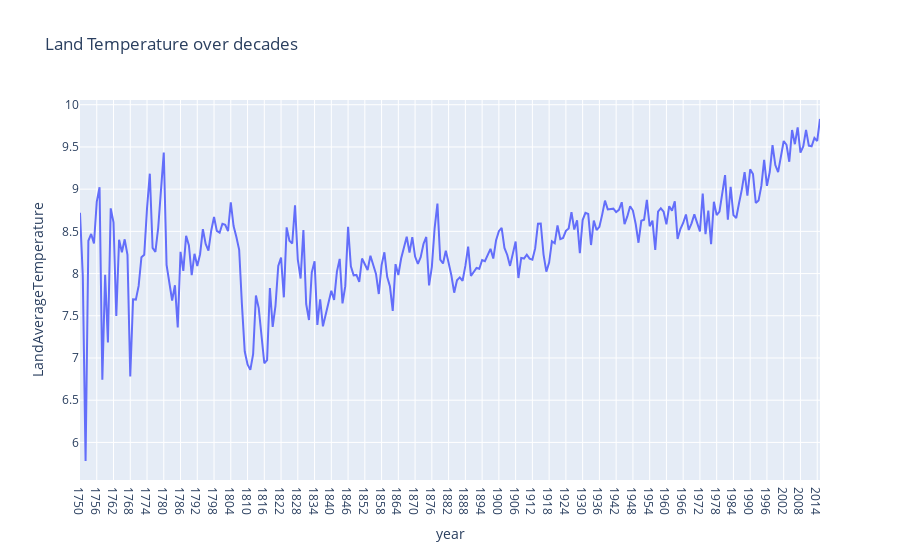

The notebook cell saved with this chart:
### Code cell
df_grouped_by_year = dfs['GlobalTemperatures.csv'].groupby('year')["LandAverageTemperature"].agg('mean').reset_index()

fig = px.line(df_grouped_by_year, 
              x='year', 
              y="LandAverageTemperature",
              title="Land Temperature over decades")
fig.show()

### Figure 1 — Plotly figure (JSON) as saved in the notebook; plotly's stock layout.template omitted (floating-point values rounded to 4 significant figures; data arrays with more than 128 entries replaced by an {"elided": "..."} marker saying what was removed)
{"data": [{"hovertemplate": "year=%{x}<br>LandAverageTemperature=%{y}<extra></extra>", "legendgroup": "", "line": {"color": "#636efa", "dash": "solid"}, "marker": {"symbol": "circle"}, "mode": "lines", "name": "", "orientation": "v", "showlegend": false, "type": "scatter", "x": {"elided": "266 str values"}, "xaxis": "x", "y": {"elided": "266 float values"}, "yaxis": "y"}], "layout": {"legend": {"tracegroupgap": 0}, "title": {"text": "Land Temperature over decades"}, "xaxis": {"anchor": "y", "domain": [0, 1], "title": {"text": "year"}}, "yaxis": {"anchor": "x", "domain": [0, 1], "title": {"text": "LandAverageTemperature"}}}}
